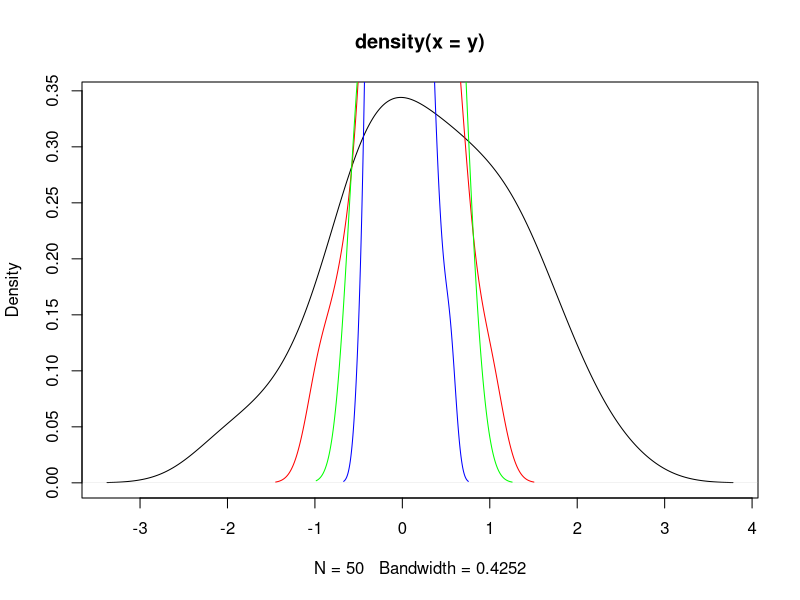

R code for this plot:
y <- rnorm(50)
plot(density(y), type = "l")

size <- 4
av <- numeric(50)
for (i in 1:50) {
  av[i] <- mean(rnorm(size))
}
lines(density(av), col = "red")

size <- 9
av <- numeric(50)
for (i in 1:50) {
  av[i] <- mean(rnorm(size))
}
lines(density(av), col = "green")

size <- 25
av <- numeric(50)
for (i in 1:50) {
  av[i] <- mean(rnorm(size))
}
lines(density(av), col = "blue")